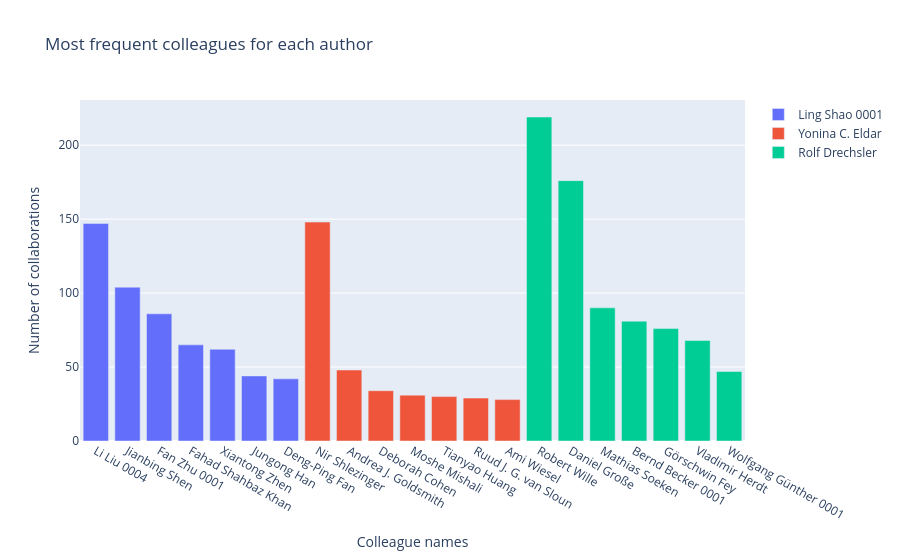

Write notebook code for a chart like this one.
### Code cell
# # Visualize the most frequent colleagues for each author with a barplot
fig = go.Figure()

for author, colleagues in most_frequent_colleagues.items():
    co_auth = list(colleagues.keys())
    collabs = list(colleagues.values())
    fig.add_trace(
        go.Bar(
            x=co_auth,
            y=collabs,
            name=author
        )
    )

# 
fig.update_layout(
    title='Most frequent colleagues for each author',
    xaxis_title='Colleague names',
    yaxis_title='Number of collaborations'
)

fig.show()

### Figure 1 — Plotly figure (JSON) as saved in the notebook; plotly's stock layout.template omitted (floating-point values rounded to 4 significant figures)
{"data": [{"name": "Ling Shao 0001", "type": "bar", "x": ["Li Liu 0004", "Jianbing Shen", "Fan Zhu 0001", "Fahad Shahbaz Khan", "Xiantong Zhen", "Jungong Han", "Deng-Ping Fan"], "y": [147, 104, 86, 65, 62, 44, 42]}, {"name": "Yonina C. Eldar", "type": "bar", "x": ["Nir Shlezinger", "Andrea J. Goldsmith", "Deborah Cohen", "Moshe Mishali", "Tianyao Huang", "Ruud J. G. van Sloun", "Ami Wiesel"], "y": [148, 48, 34, 31, 30, 29, 28]}, {"name": "Rolf Drechsler", "type": "bar", "x": ["Robert Wille", "Daniel Große", "Mathias Soeken", "Bernd Becker 0001", "Görschwin Fey", "Vladimir Herdt", "Wolfgang Günther 0001"], "y": [219, 176, 90, 81, 76, 68, 47]}], "layout": {"title": {"text": "Most frequent colleagues for each author"}, "xaxis": {"title": {"text": "Colleague names"}}, "yaxis": {"title": {"text": "Number of collaborations"}}}}
